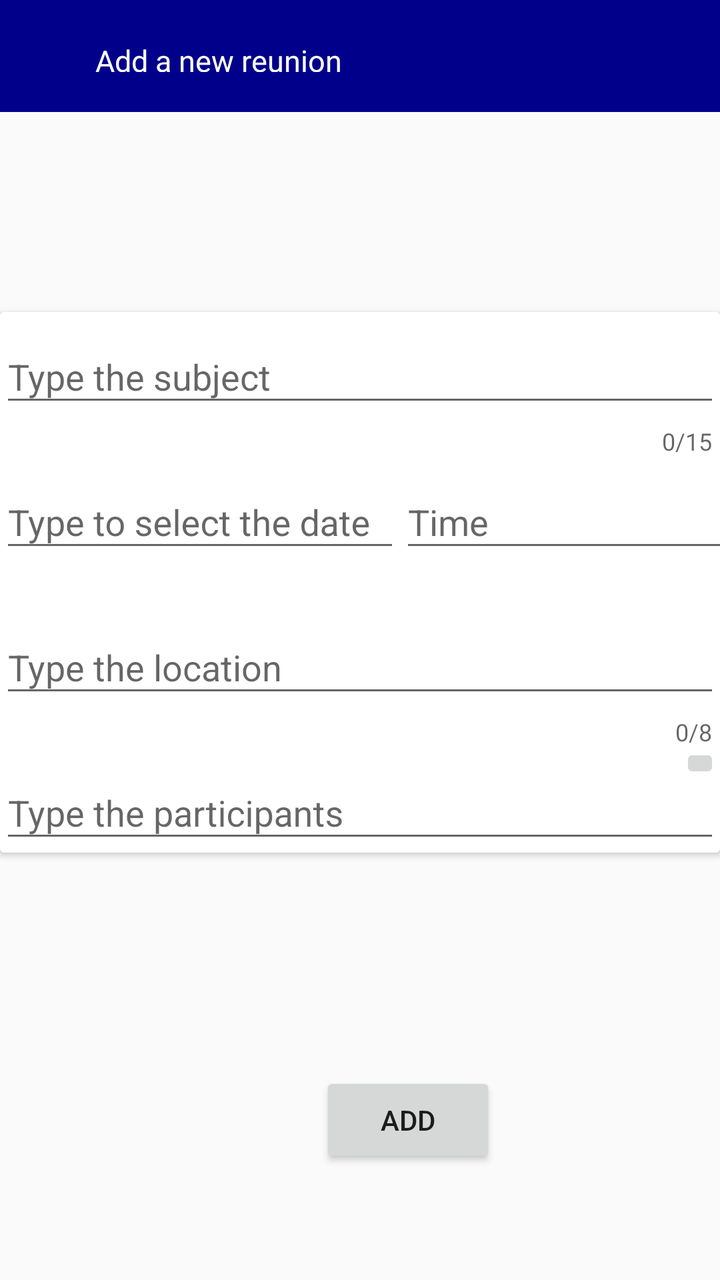
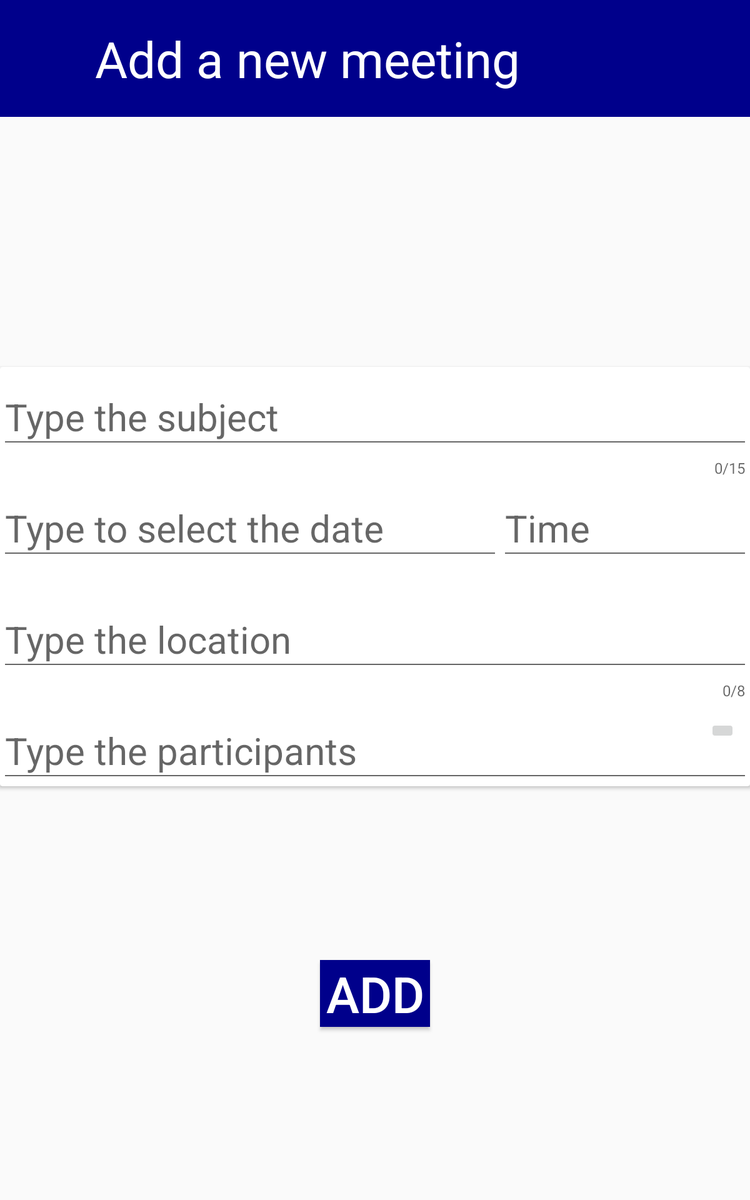

The same Android screen from two of the app's own layout files: first res/layout/ as a phone draws it, then the author's variant for another configuration, drawn on a device whose configuration selects that folder. Both files follow.
<!-- AndroidManifest.xml: application theme AppTheme -->
<!-- res/layout/new_reunion_layout.xml -->
<?xml version="1.0" encoding="utf-8"?>
<androidx.constraintlayout.widget.ConstraintLayout xmlns:android="http://schemas.android.com/apk/res/android"
    xmlns:app="http://schemas.android.com/apk/res-auto"
    android:layout_width="match_parent" android:layout_height="match_parent">

    <androidx.appcompat.widget.Toolbar
        android:id="@+id/toolbar_new"
        android:layout_width="match_parent"
        android:layout_height="?attr/actionBarSize"
        android:background="@color/colorPrimary"
        android:elevation="0dp"
        app:layout_constraintStart_toStartOf="parent"
        app:layout_constraintTop_toTopOf="parent">

        <RelativeLayout
            android:layout_width="match_parent"
            android:layout_height="match_parent">

            <TextView
                android:id="@+id/toolbar_txt"
                android:layout_width="wrap_content"
                android:layout_height="match_parent"
                android:layout_alignParentTop="true"
                android:layout_alignParentEnd="true"
                android:layout_marginTop="0dp"
                android:layout_marginEnd="169dp"
                android:padding="20dp"
                android:text="Add a new reunion"
                android:textColor="@color/cardview_light_background"
                android:textSize="15dp"></TextView>

            <ImageButton
                android:id="@+id/return_btn"
                android:layout_width="wrap_content"
                android:layout_height="wrap_content"
                android:layout_alignParentEnd="true"
                android:layout_alignParentBottom="true"
                android:layout_marginEnd="340dp"
                android:layout_marginBottom="0dp"
                android:background="@color/colorPrimary"
                android:padding="20dp"
                android:src="@drawable/ic_arrow_back_black_24dp"></ImageButton>
        </RelativeLayout>


    </androidx.appcompat.widget.Toolbar>

    <androidx.cardview.widget.CardView
        android:id="@+id/cardView"
        android:layout_width="match_parent"
        android:layout_height="wrap_content"
        android:layout_marginTop="100dp"
        app:layout_constraintStart_toStartOf="parent"
        app:layout_constraintTop_toBottomOf="@+id/toolbar_new">

        <LinearLayout
            android:layout_width="match_parent"
            android:layout_height="wrap_content"
            android:orientation="vertical">

            <com.google.android.material.textfield.TextInputLayout
                android:id="@+id/subject_input"
                android:layout_width="match_parent"
                android:layout_height="wrap_content"
                app:counterEnabled="true"
                app:counterMaxLength="15"
                app:errorEnabled="true">
                <com.google.android.material.textfield.TextInputEditText
                    android:layout_width="match_parent"
                    android:layout_height="wrap_content"
                    android:hint="Type the subject"
                    android:inputType="text"></com.google.android.material.textfield.TextInputEditText>


            </com.google.android.material.textfield.TextInputLayout>
            <RelativeLayout
                android:layout_width="match_parent"
                android:layout_height="wrap_content">

                <com.google.android.material.textfield.TextInputLayout
                    android:id="@+id/date_layout"
                    android:layout_width="wrap_content"
                    android:layout_height="wrap_content"
                    android:layout_alignParentTop="true"
                    app:errorEnabled="true"
                    >

                    <com.google.android.material.textfield.TextInputEditText
                        android:id="@+id/date_input"
                        android:layout_width="200dp"
                        android:layout_height="wrap_content"
                        android:hint="Type to select the date"
                        android:focusableInTouchMode="false"
                        android:clickable="true"></com.google.android.material.textfield.TextInputEditText>
                </com.google.android.material.textfield.TextInputLayout>

                <com.google.android.material.textfield.TextInputLayout
                    android:id="@+id/time_layout"
                    android:layout_width="wrap_content"
                    android:layout_height="wrap_content"
                    android:layout_toEndOf="@+id/date_layout"
                    app:errorEnabled="true">

                    <com.google.android.material.textfield.TextInputEditText
                        android:id="@+id/time_input"
                        android:layout_width="200dp"
                        android:layout_height="wrap_content"
                        android:hint="Time"
                        android:focusableInTouchMode="false"
                        android:clickable="true"></com.google.android.material.textfield.TextInputEditText>
                </com.google.android.material.textfield.TextInputLayout>




            </RelativeLayout>






            <com.google.android.material.textfield.TextInputLayout
                android:id="@+id/location_input"
                android:layout_width="match_parent"
                android:layout_height="wrap_content"
                app:counterEnabled="true"
                app:counterMaxLength="8"
                app:errorEnabled="true">
                <com.google.android.material.textfield.TextInputEditText
                    android:layout_width="match_parent"
                    android:layout_height="wrap_content"
                    android:hint="Type the location"
                    android:inputType="text"></com.google.android.material.textfield.TextInputEditText>


            </com.google.android.material.textfield.TextInputLayout>

            <com.google.android.material.textfield.TextInputLayout
                android:id="@+id/participant_input"
                android:layout_width="match_parent"
                android:layout_height="wrap_content"
                >
                <com.google.android.material.textfield.TextInputEditText
                    android:layout_width="match_parent"
                    android:layout_height="wrap_content"
                    android:hint="Type the participants"
                    android:inputType="textEmailAddress"></com.google.android.material.textfield.TextInputEditText>

                <ImageButton
                    android:id="@+id/add_participatns_btn"
                    android:layout_width="wrap_content"
                    android:layout_height="wrap_content"
                    android:src="@drawable/ic_add_black_24dp"
                    android:layout_marginStart="340dp"
                    android:layout_marginTop="-55dp"></ImageButton>


            </com.google.android.material.textfield.TextInputLayout>







        </LinearLayout>


    </androidx.cardview.widget.CardView>

    <Button
        android:id="@+id/add_btn"
        android:layout_width="wrap_content"
        android:layout_height="wrap_content"
        android:layout_marginStart="160dp"
        android:layout_marginTop="536dp"
        android:text="ADD"
        app:layout_constraintStart_toStartOf="parent"
        app:layout_constraintTop_toTopOf="parent"></Button>


</androidx.constraintlayout.widget.ConstraintLayout>
<!-- resources referenced by this layout -->
<resources>
  <color name="colorPrimary">#00008b</color>
  <style name="AppTheme" parent="Theme.AppCompat.Light">
      
      <item name="colorPrimary">@color/colorPrimary</item>
      <item name="colorPrimaryDark">@color/colorPrimaryDark</item>
      <item name="colorAccent">@color/colorAccent</item>
          <item name="android:queryHint">@string/search_hint</item>
          <item name="actionOverflowButtonStyle">@style/OverFlowButton</item>
  
  </style>
  <color name="colorPrimaryDark">#00574B</color>
  <color name="colorAccent">#D81B60</color>
  <string name="search_hint">Filter by location</string>
  <style name="OverFlowButton" parent="@style/Animation.Design.BottomSheetDialog">
          <item name="android:src">@drawable/ic_filter_list_black_24dp</item>
      </style>
</resources>
<!-- res/layout-sw600dp/new_reunion_layout.xml (the author's variant of the layout above) -->
<!-- drawn on a 7-inch tablet held upright -->
<?xml version="1.0" encoding="utf-8"?>
<androidx.constraintlayout.widget.ConstraintLayout xmlns:android="http://schemas.android.com/apk/res/android"
    xmlns:app="http://schemas.android.com/apk/res-auto"
    android:layout_width="match_parent" android:layout_height="match_parent">

    <androidx.appcompat.widget.Toolbar
        android:id="@+id/toolbar_new"
        android:layout_width="match_parent"
        android:layout_height="wrap_content"
        android:background="@color/colorPrimary"
        app:layout_constraintStart_toStartOf="parent"
        app:layout_constraintTop_toTopOf="parent">

        <RelativeLayout
            android:layout_width="match_parent"
            android:layout_height="wrap_content">

            <TextView
                android:id="@+id/toolbar_txt"
                android:layout_width="wrap_content"
                android:layout_height="wrap_content"
                android:layout_alignParentTop="true"
                android:layout_toEndOf="@+id/return_btn"
                android:padding="20dp"
                android:text="Add a new meeting"
                android:textColor="@color/cardview_light_background"
                android:textSize="40dp"></TextView>

            <ImageButton
                android:id="@+id/return_btn"
                android:layout_width="wrap_content"
                android:layout_height="wrap_content"
                android:layout_alignParentStart="true"
                android:layout_alignParentTop="true"
                android:background="@color/colorPrimary"
                android:padding="20dp"
                android:src="@drawable/ic_arrow_back_black_72dp"></ImageButton>
        </RelativeLayout>


    </androidx.appcompat.widget.Toolbar>

    <androidx.cardview.widget.CardView
        android:id="@+id/cardView"
        android:layout_width="match_parent"
        android:layout_height="wrap_content"
        android:layout_marginTop="200dp"
        app:layout_constraintStart_toStartOf="parent"
        app:layout_constraintTop_toBottomOf="@+id/toolbar_new">

        <LinearLayout
            android:layout_width="match_parent"
            android:layout_height="wrap_content"
            android:orientation="vertical">

            <com.google.android.material.textfield.TextInputLayout
                android:id="@+id/subject_input"
                android:layout_width="match_parent"
                android:layout_height="wrap_content"
                app:counterEnabled="true"
                app:counterMaxLength="15"
                app:errorEnabled="true">
                <com.google.android.material.textfield.TextInputEditText
                    android:layout_width="match_parent"
                    android:layout_height="wrap_content"
                    android:hint="Type the subject"
                    android:textSize="30dp"
                    android:inputType="text"></com.google.android.material.textfield.TextInputEditText>


            </com.google.android.material.textfield.TextInputLayout>
            <RelativeLayout
                android:layout_width="match_parent"
                android:layout_height="wrap_content">

                <com.google.android.material.textfield.TextInputLayout
                    android:id="@+id/date_layout"
                    android:layout_width="wrap_content"
                    android:layout_height="wrap_content"
                    android:layout_alignParentTop="true"
                    app:errorEnabled="true"
                    >

                    <com.google.android.material.textfield.TextInputEditText
                        android:id="@+id/date_input"
                        android:layout_width="400dp"
                        android:layout_height="wrap_content"
                        android:hint="Type to select the date"
                        android:textSize="30dp"
                        android:focusableInTouchMode="false"
                        android:clickable="true"></com.google.android.material.textfield.TextInputEditText>
                </com.google.android.material.textfield.TextInputLayout>

                <com.google.android.material.textfield.TextInputLayout
                    android:id="@+id/time_layout"
                    android:layout_width="wrap_content"
                    android:layout_height="wrap_content"
                    android:layout_toEndOf="@+id/date_layout"
                    app:errorEnabled="true">

                    <com.google.android.material.textfield.TextInputEditText
                        android:id="@+id/time_input"
                        android:layout_width="200dp"
                        android:layout_height="wrap_content"
                        android:hint="Time"
                        android:textSize="30dp"
                        android:focusableInTouchMode="false"
                        android:clickable="true"></com.google.android.material.textfield.TextInputEditText>
                </com.google.android.material.textfield.TextInputLayout>




            </RelativeLayout>






            <com.google.android.material.textfield.TextInputLayout
                android:id="@+id/location_input"
                android:layout_width="match_parent"
                android:layout_height="wrap_content"
                app:counterEnabled="true"
                app:counterMaxLength="8"
                app:errorEnabled="true">
                <com.google.android.material.textfield.TextInputEditText
                    android:layout_width="match_parent"
                    android:layout_height="wrap_content"
                    android:hint="Type the location"
                    android:textSize="30dp"
                    android:inputType="text"></com.google.android.material.textfield.TextInputEditText>


            </com.google.android.material.textfield.TextInputLayout>

            <com.google.android.material.textfield.TextInputLayout
                android:id="@+id/participant_input"
                android:layout_width="match_parent"
                android:layout_height="wrap_content"
                >
                <com.google.android.material.textfield.TextInputEditText
                    android:layout_width="match_parent"
                    android:layout_height="wrap_content"
                    android:hint="Type the participants"
                    android:textSize="30dp"
                    android:inputType="textEmailAddress"></com.google.android.material.textfield.TextInputEditText>

                <ImageButton
                    android:id="@+id/add_participatns_btn"
                    android:layout_width="wrap_content"
                    android:layout_height="wrap_content"
                    android:src="@drawable/ic_add_black_24dp"
                    android:layout_gravity="end|bottom"
                    android:layout_marginEnd="10dp"
                    android:layout_marginTop="-55dp"></ImageButton>


            </com.google.android.material.textfield.TextInputLayout>







        </LinearLayout>


    </androidx.cardview.widget.CardView>

    <Button
        android:id="@+id/add_btn"
        android:layout_width="wrap_content"
        android:layout_height="wrap_content"
        android:text="ADD"
        android:textSize="40dp"
        android:textColor="#FFF"
        android:background="@color/colorPrimary"
        app:layout_constraintBottom_toBottomOf="parent"
        app:layout_constraintEnd_toEndOf="parent"
        app:layout_constraintStart_toStartOf="parent"
        app:layout_constraintTop_toBottomOf="@+id/cardView"></Button>


</androidx.constraintlayout.widget.ConstraintLayout>
